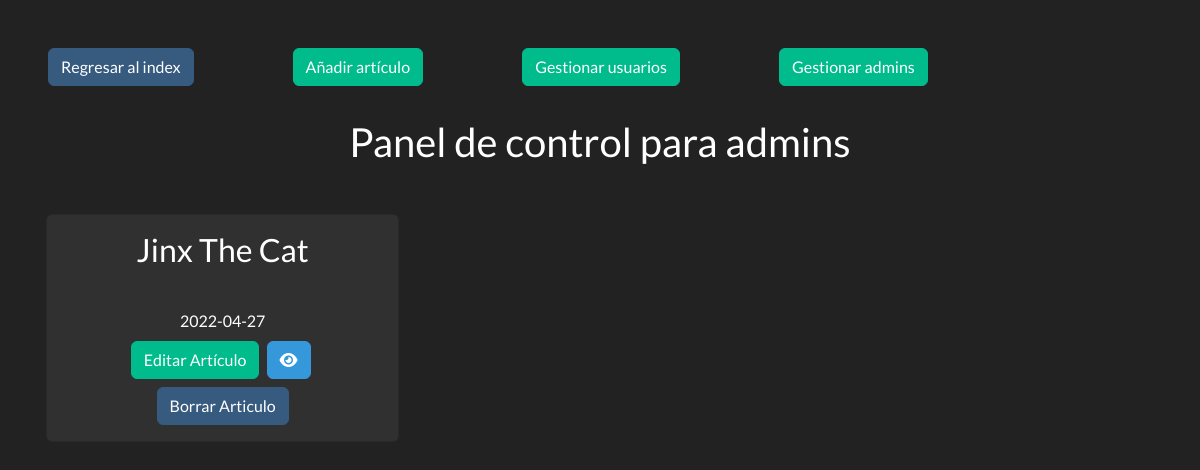
The page /panelAdmins.php (signed in) on the database as committed earlier.
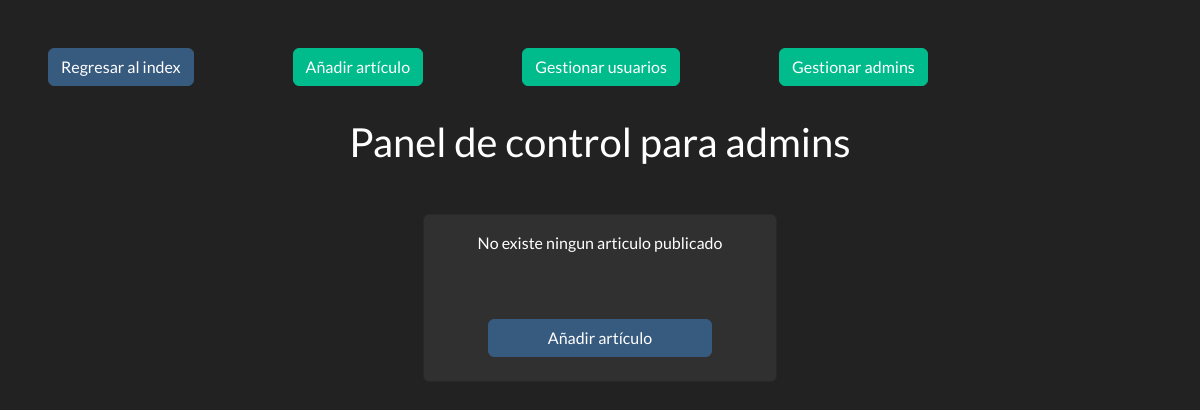
The same page on the database as committed later.
### tables this page shows
CREATE TABLE articles (
    id INT AUTO_INCREMENT PRIMARY KEY,
    title VARCHAR(100),
    subtitle VARCHAR(50),
    publish_date DATE,
    author VARCHAR(50),
    picture VARCHAR(255),
    origin VARCHAR(50),
    category VARCHAR(50),
    information TEXT,
    links VARCHAR(255),
    isPublished BOOLEAN
);

### panelAdmins.php (the view, shortened to what this page needs)
<?php
require "database.php";
$articles = $conn->query("SELECT * FROM articles");
?>
<?php require "partials/header.php" ?>
<a href="index.php" class="btn btn-primary mb-2 mt-5 mx-5">Regresar al index</a>
<a href="add.php" class="btn btn-success mb-2 mt-5 mx-5">Añadir artículo</a>
<a href="users.php" class="btn btn-success mb-2 mt-5 mx-5">Gestionar usuarios</a>
<a href="admins.php" class="btn btn-success mb-2 mt-5 mx-5">Gestionar admins</a>
<div class="container pt-4 p-3">
  <h2 class="mb-5">
    <center>Panel de control para admins</center>
  </h2>
  <div class="row">
    <?php if ($articles->rowCount() == 0) : ?>
      <div class="col-md-4 mx-auto">
        <div class="card card-body text-center">
          <p>No existe ningun articulo publicado</p>
          <a href="add.php" class="btn btn-primary mb-2 mt-5 mx-5">Añadir artículo</a>
        </div>
      </div>
    <?php endif ?>
    <?php foreach ($articles as $articles) { ?>
      <div class="col-md-4 mb-3">
        <div class="card text-center">
          <div class="card-body">
            <h3 class="card-title text-capitalize"><?= $articles["title"] ?></h3>
            <div><?= '<img width="200px" src="' . $articles["picture"] . '">' ?></div>
            <div>
              <p class="m-2"><?= $articles["publish_date"] ?></p>
            </div>
            <a href="edit.php?id=<?= $articles["id"] ?>" class="btn btn-success mb-2">Editar Artículo</a>
            <a href="articles.php?id=<?= $articles["id"] ?>" class="btn btn-info mb-2 mx-1"><i class="fas fa-eye"></i></a>
            <div class="container text-center">
              <button type="button" class="btn btn-primary" data-bs-toggle="modal" data-bs-target="#exampleModal" data-bs-whatever="@mdo">Borrar Articulo</button>
            </div>
          </div>
        </div>
      </div>
    <?php } ?>
  </div>
</div>
</body>
</html>

### partials/header.php (shortened to what this page needs)
<!DOCTYPE html>
<html>
<head>
	<link rel="stylesheet" type="text/css" href="styles.css">
    <link
        rel="stylesheet"
        href="https://cdnjs.cloudflare.com/ajax/libs/bootswatch/5.1.3/darkly/bootstrap.min.css"
    />
</head>
<body>
	<main>

### styles.css (style rules this page uses)
body,form,div,ul,nav,h1,h2,h3,header,li,a { box-sizing: border-box; padding: 0; margin: 0; }
body { font-family: 'Lato', sans-serif; overflow-x: hidden; background: #94D2BD; }

Rows that differ between the two databases and show on the page:
removed articles: title "Jinx The Cat", publish_date "2022-04-27"
Other text that changed with them:
text now shown: "No existe ningun articulo publicado Añadir artículo"
